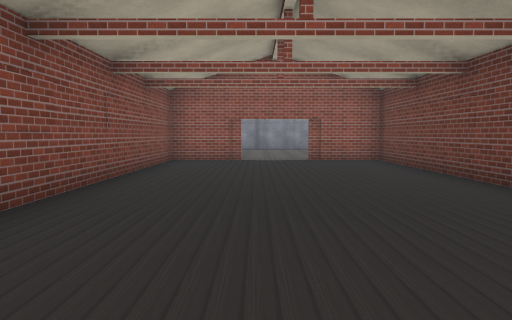
view 1 (above)

24 first-person views from a walk through a scene from a Unity 3-D project. The camera is 1.4 m above the floor, tilts 4° down and sees 70° across. The floor is counted in squares, 2 m on a side. Each view is taken from the middle of a square. On the plan, view 1 faces up. The plan holds only what a view shows up to about 11 squares ahead; the rest is blank. The place goes on beyond the plan. Some surface patterns are stand-ins.

view 2
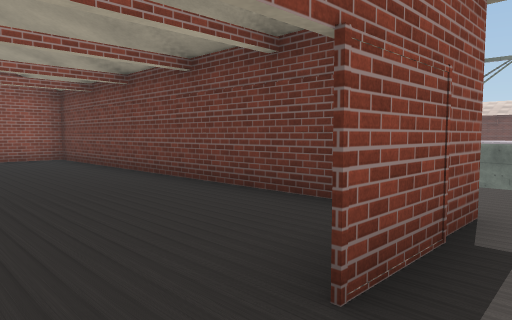

view 3
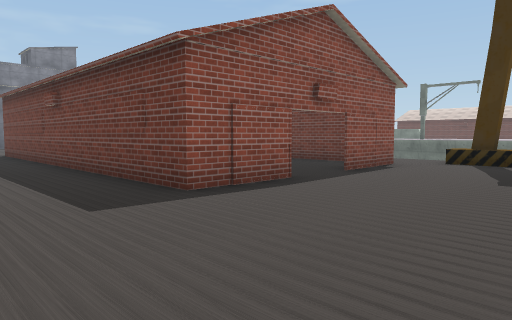

view 4
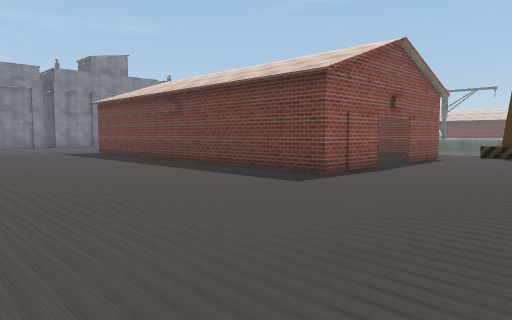

view 5
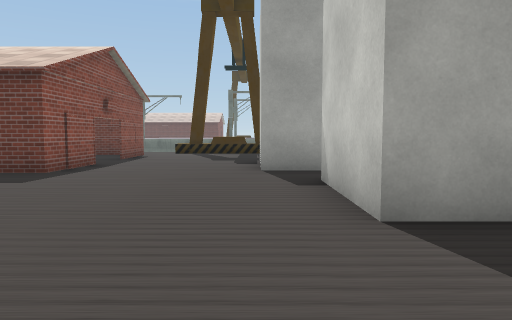

view 6
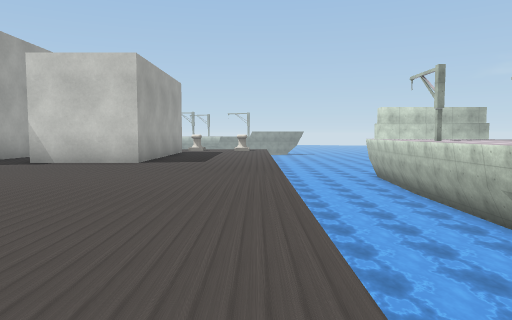

view 7
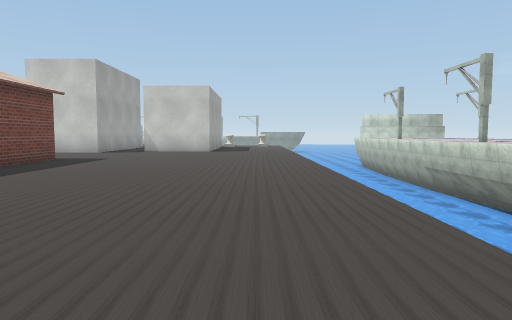

view 8
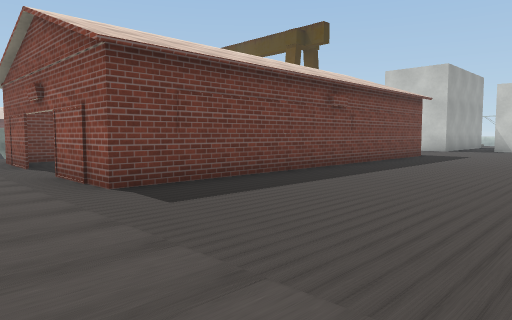

view 9
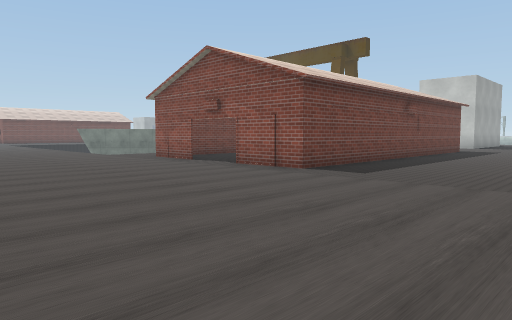

view 10
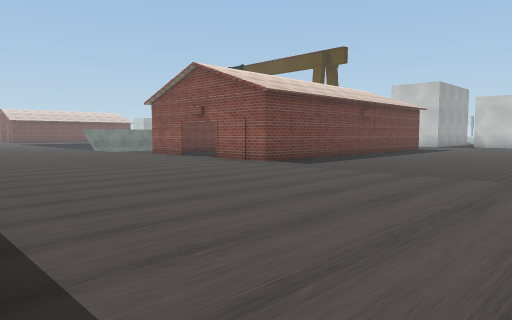

view 11
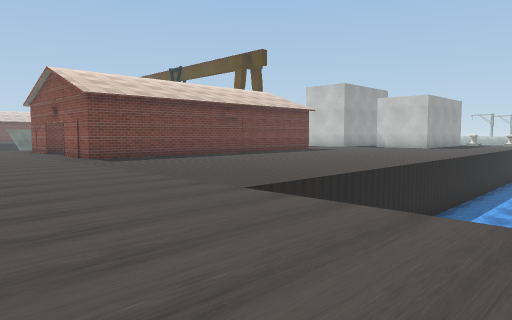

view 12
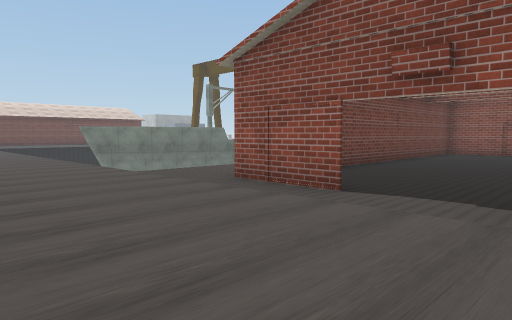

view 13
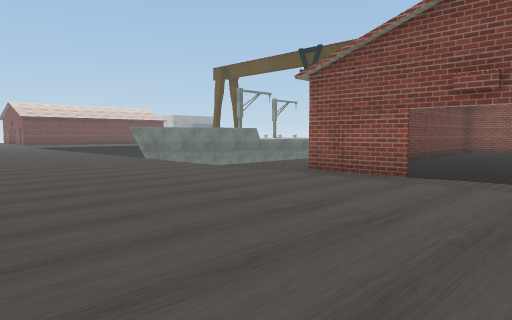

view 14
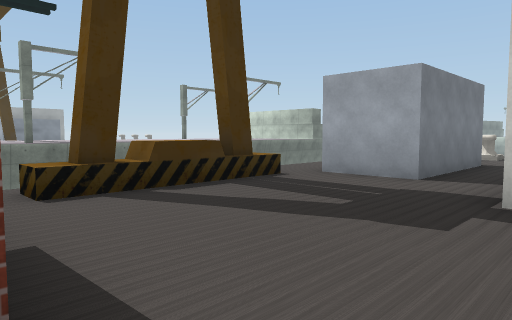

view 15
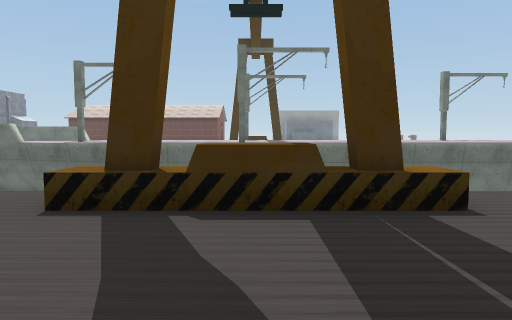

view 16
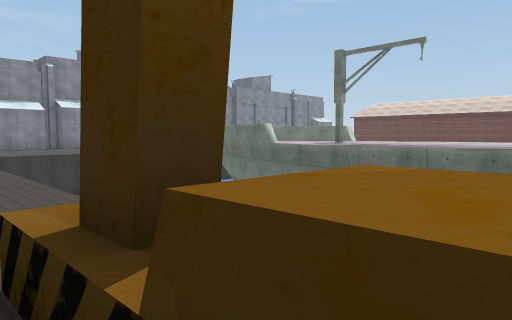

view 17
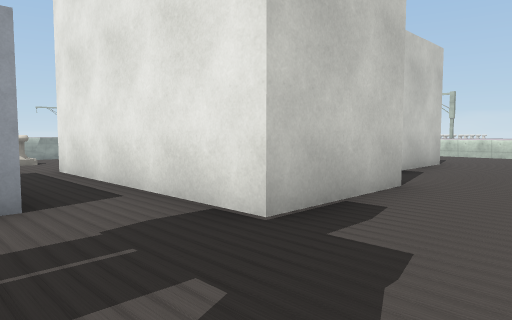

view 18
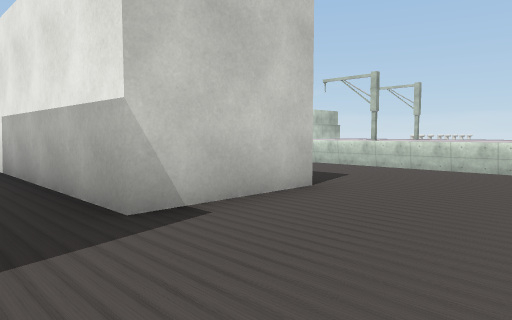

view 19
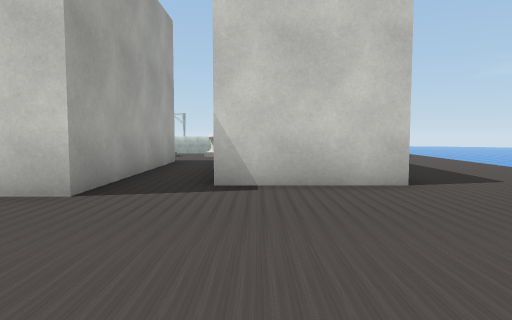

view 20
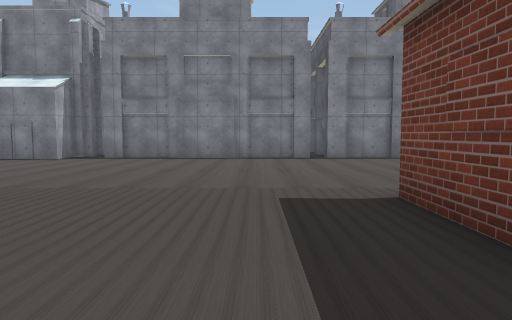

view 21
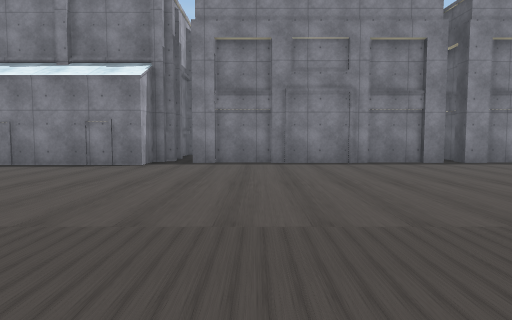

view 22
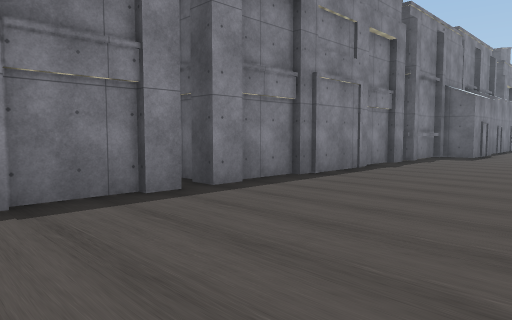

view 23
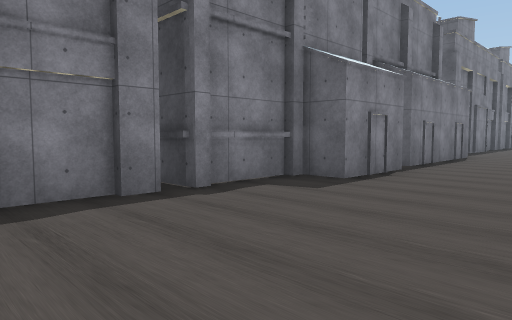

view 24
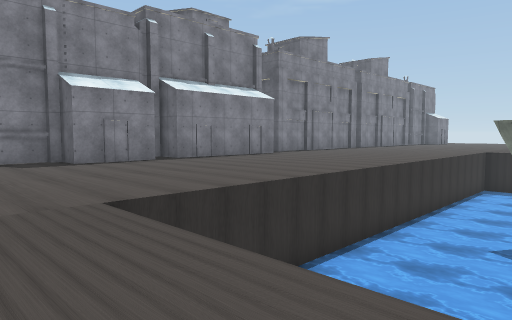

### Floor plan
Key: @ floor where view 1 was taken; # wall or solid block; . floor; ≈ water the walk keeps out of; ^ raised ledge; O other object.
Columns run from 13 left of view 1 to 17 right of it. Each row starts with its distance up from view 1.
 17 ####.#.##.##.###.#### ######
 16  ...................###.....
 15  ...........................
 14 ..........................
 13 ...........................
 12 ............................
 11 ..............................
 10     .......##..##..   ≈≈≈≈≈≈≈≈≈
  9     .......#....#..   ≈≈≈≈≈≈≈≈≈
  8     .......#....#..   ≈≈≈≈
  7     .......#....#.
  6     .......#....#
  5     .......#....#       ≈^
  4   ≈≈.......#....#       #^
  3 ≈ ≈≈.......#....#       ^^^
  2 ≈ ≈≈.......#....# .    ≈^^^^
  1 ≈ ≈≈.......#....# .    ^^^^^^
  0 ≈≈≈ .......##@.##..    ^^^^^^^
 -1 ≈≈≈ ..............^    ^^^^^^
 -2 ≈≈≈ ..............^    ^^^
 -3 ≈≈≈ ..............^    ^^^
 -4 ≈≈≈ .......###....#      ^
 -5 ≈≈≈ ...###.###....^      ^
 -6 ≈≈≈ ...###.###..#O.
 -7 ≈≈≈ ...###.###..       ^
 -8     ...  #.###..       ^

Positions as (right, up) in squares from view 1, and headings:
1: (0, 0), facing up
2: (0, -1), facing up-right
3: (-5, -4), facing up-right
4: (-8, -4), facing up-right
5: (-9, -4), facing right
6: (-9, 4), facing down
7: (-8, 10), facing down
8: (-7, 12), facing down-right
9: (-7, 16), facing down-right
10: (-9, 17), facing down-right
11: (-13, 14), facing down-right
12: (-1, 14), facing down-right
13: (-1, 16), facing down-right
14: (0, 0), facing down-right
15: (1, -3), facing right
16: (4, -3), facing up-right
17: (3, -2), facing down-left
18: (-2, -2), facing down-left
19: (-4, 0), facing down
20: (-4, 6), facing up
21: (-7, 8), facing up
22: (-5, 13), facing up-right
23: (2, 13), facing up-right
24: (4, 7), facing up-right
